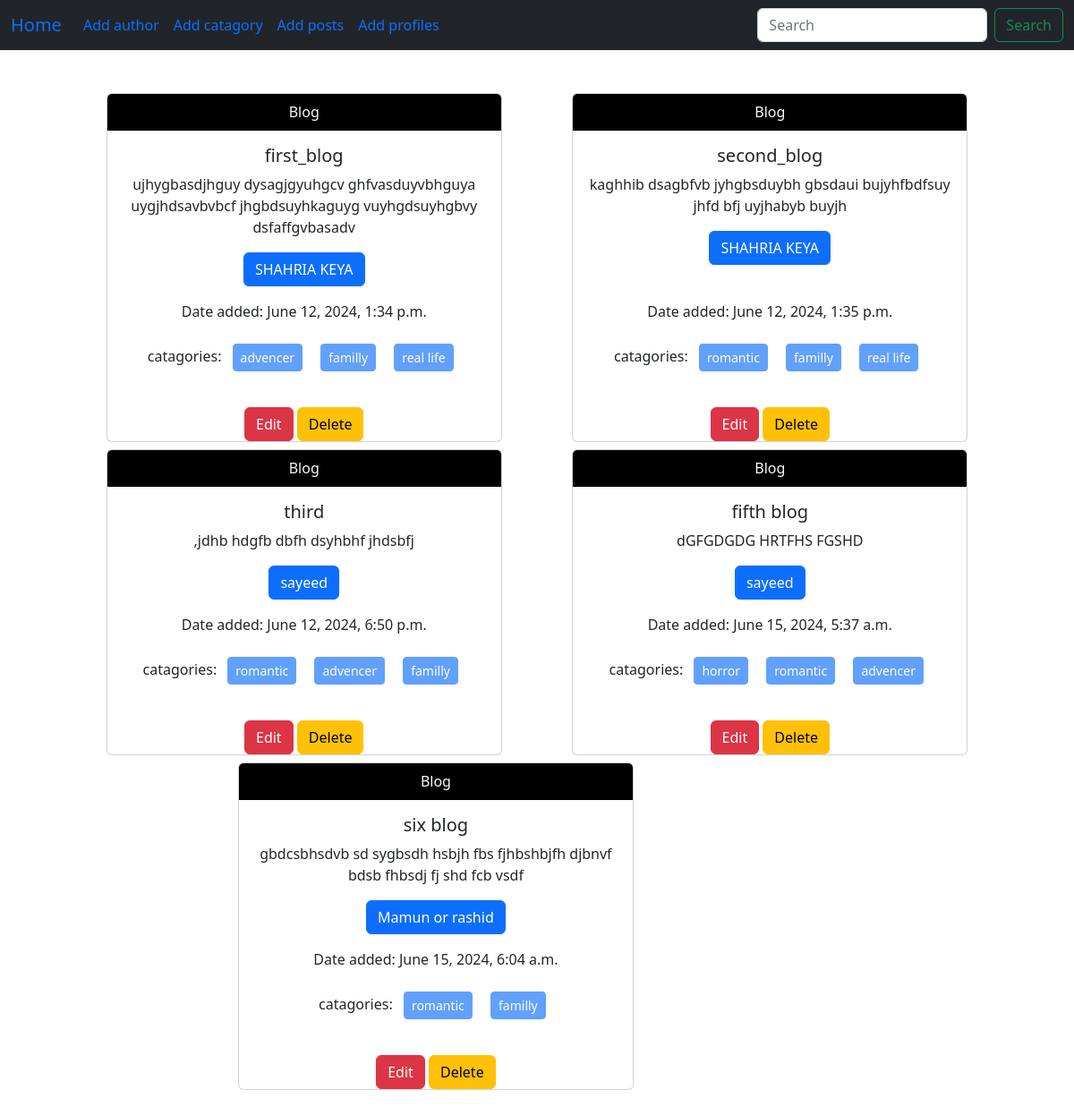
Before: / with the older database file.
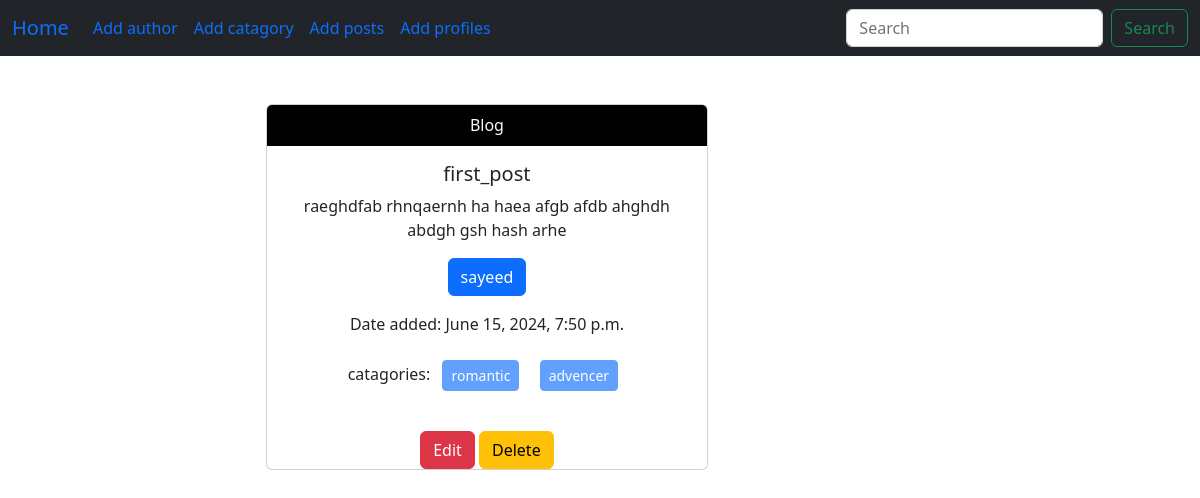
After: the same page with the newer database file.
### post/models.py (models this page shows)
class post(models.Model):
    title=models.CharField(max_length=64)
    content = models.TextField(blank=True)
    date_added = models.DateTimeField(auto_now_add=True)
    category =models.ManyToManyField(catagories)
    Authors = models.ForeignKey(Authors,on_delete=models.CASCADE)
    def __str__(self):
        return f"{self.title} {self.Authors.name}"

### Authors/models.py (models this page shows, shortened)
class Authors(models.Model):
    name=models.CharField(max_length=264)
    bio = models.TextField(max_length=100)
    phone_number = models.CharField(max_length=12)
    email = models.EmailField(max_length=254)

### catagories/models.py (models this page shows, shortened)
class catagories(models.Model):
    name=models.CharField(max_length=264)

### blog/views.py (the view)
# urls.py: 2. Add a URL to urlpatterns:  path('', views.home, name='home')
def home(request):
    data = post.objects.all()
    print(data)
    return render(request,'index.html',{'data':data})

### templates/index.html (shortened to what this page needs)
{% extends 'base.html' %}
{% block content %}
<div class="d-flex flex-wrap justify-content-evenly gap-2 ms-5 me-5 mb-5 mt-5">
  {% for post in data %}
    <div class="card text-center" style="width: 40%;">
      <div class="card-header bg-black text-light">
        Blog
      </div>
      <div class="card-body">
        <h5 class="card-title">{{post.title}}</h5>
        <p class="card-text">{{post.content}}</p>
        <a href="#" class="btn btn-primary">{{post.Authors.name}}</a>
      </div>
      <p>Date added: {{ post.date_added }}</p>
      <p>catagories:
        {% for cat in post.category.all %}
        <button class="btn btn-primary btn-sm m-2" disabled >{{cat.name}} </button>
        {% endfor %}<p/>
      <div class="button">
        <a class="btn btn-danger" href=" {% url 'edit_post' post.id %} " class="btn btn-denger">Edit</a>
        <a class="btn btn-warning" href=" {% url 'delete_post' post.id %} " class="btn btn-warning">Delete</a>
      </div>
    </div>
  {% endfor %}
{% endblock %}

Changed rows visible on the page:
removed post: title "first_blog", content "ujhygbasdjhguy dysagjgyuhgcv ghfvasduyvbhguya uygjhdsavbvbcf jhgbdsuyhkaguyg vuyhgdsuyhgbvy dsfaffgvbasadv", Authors.name "SHAHRIA KEYA", date_added "June 12, 2024, 1:34 p.m.", catagories (name "advencer")
no longer on this page (row unchanged): catagories: name "familly"
no longer on this page (row unchanged): catagories: name "real life"
removed post: title "second_blog", content "kaghhib dsagbfvb jyhgbsduybh gbsdaui bujyhfbdfsuy jhfd bfj uyjhabyb buyjh", Authors.name "SHAHRIA KEYA", date_added "June 12, 2024, 1:35 p.m.", catagories (name "romantic")
removed post: title "third", content ",jdhb hdgfb dbfh dsyhbhf jhdsbfj", Authors.name "sayeed", date_added "June 12, 2024, 6:50 p.m.", catagories (name "romantic"), catagories (name "advencer")
removed post: title "fifth blog", content "dGFGDGDG HRTFHS FGSHD", Authors.name "sayeed", date_added "June 15, 2024, 5:37 a.m.", catagories (name "romantic"), catagories (name "advencer")
no longer on this page (row unchanged): catagories: name "horror", shown under "fifth blog"
removed post: title "six blog", content "gbdcsbhsdvb sd sygbsdh hsbjh fbs fjhbshbjfh djbnvf bdsb fhbsdj fj shd fcb vsdf", Authors.name "Mamun or rashid", date_added "June 15, 2024, 6:04 a.m.", catagories (name "romantic")
added post: title "first_post", content "raeghdfab rhnqaernh ha haea afgb afdb ahghdh abdgh gsh hash arhe", Authors.name "sayeed", date_added "June 15, 2024, 7:50 p.m.", catagories (name "romantic"), catagories (name "advencer")
